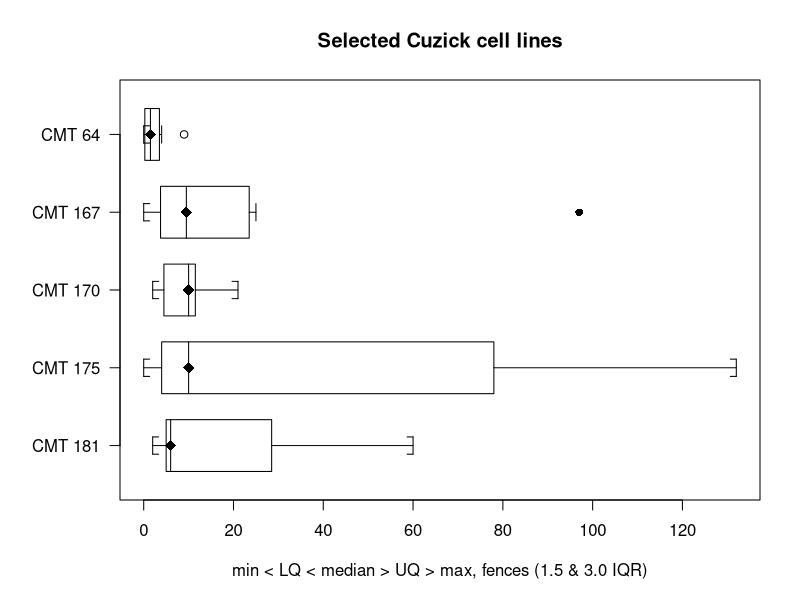

Here is the R script that generated this plot:
# Box and whisker plot: the StatsDirect help data (Cuzick 1985, lung
# metastases in mice by cell line; the test workbook's Nonparametric worksheet
# columns CMT 64 to CMT 181) with one selected chart, as Continue in R produces.
# This independent reference preserves the numerical worked-example checks;
# its fence limits are clamped to the observed range, as in the native renderer.
mets <- list("CMT 64"  = c(0, 0, 1, 1, 2, 2, 4, 9),
             "CMT 167" = c(0, 0, 5, 7, 8, 11, 13, 23, 25, 97),
             "CMT 170" = c(2, 3, 6, 9, 10, 11, 11, 12, 21),
             "CMT 175" = c(0, 3, 5, 6, 10, 19, 56, 100, 132),
             "CMT 181" = c(2, 4, 6, 6, 6, 7, 18, 39, 60))

# StatsDirect's box runs from the lower to the upper quartile, the (n+1)/4th and
# 3(n+1)/4th ordered values with interpolation between neighbours, which is type
# 6 of quantile(); the hinges differ from these quartiles for most sample sizes.
# Its fences are the quartiles minus and plus 1.5 (inner) and 3 (outer) times the
# interquartile range.
six <- function(x) formatC(x, digits = 6, format = "f", drop0trailing = TRUE)
summarise <- function(x) {
  x <- sort(x[!is.na(x)])                 # blank cells are skipped, as in StatsDirect
  q <- quantile(x, c(0.25, 0.5, 0.75), type = 6, names = FALSE)
  iqr <- q[3] - q[1]
  clamp <- function(limits) pmax(min(x), pmin(max(x), limits))
  list(x = x, n = length(x), lq = q[1], median = q[2], uq = q[3],
       inner = clamp(c(q[1] - 1.5 * iqr, q[3] + 1.5 * iqr)),
       outer = clamp(c(q[1] - 3 * iqr, q[3] + 3 * iqr)))
}
for (name in names(mets)) {
  s <- summarise(mets[[name]])
  cat(paste0(name, ":"), "n =", s$n, " min =", six(s$x[1]), " LQ =", six(s$lq),
      " median =", six(s$median), " UQ =", six(s$uq), " max =", six(s$x[s$n]), "\n")
  beyond <- s$x[s$x < s$inner[1] | s$x > s$inner[2]]
  if (length(beyond) > 0) {
    cat("   inner fences", six(s$inner[1]), "to", six(s$inner[2]),
        " outer fences", six(s$outer[1]), "to", six(s$outer[2]),
        " beyond the inner fence:", six(beyond), "\n")
  }
}

# The StatsDirect plot: one box per column, the first at the top, the median
# marked with a filled diamond. With both fence options ticked (the default) a
# whisker stops at the last value inside the inner fence, values beyond it are
# drawn as hollow circles and values beyond the outer fence as filled circles; a
# whisker that reaches the extreme value ends in a bracket. With the fences
# unticked (fences = FALSE) the whiskers run to the minimum and the maximum, as
# in the plot in the help topic.
sd_boxplot <- function(data, fences = TRUE, title = "Box & whisker plot") {
  k <- length(data)
  xlab <- "min < LQ < median > UQ > max"
  if (fences) xlab <- paste0(xlab, ", fences (1.5 & 3.0 IQR)")
  old <- par(mar = c(5, 6, 4, 2))          # room for the column names on the left
  on.exit(par(old))
  plot(range(unlist(data), na.rm = TRUE), c(0, k), type = "n", yaxt = "n",
       ylab = "", xlab = xlab, main = title)
  axis(2, at = k - seq_len(k) + 0.5, labels = names(data), las = 1)
  tip <- 0.01 * diff(range(unlist(data), na.rm = TRUE))   # the bracket's length
  for (i in seq_len(k)) {
    s <- summarise(data[[i]])
    y <- k - i + 0.5
    rect(s$lq, y - 0.333, s$uq, y + 0.333)
    segments(s$median, y - 0.333, s$median, y + 0.333)
    points(s$median, y, pch = 18, cex = 1.5)
    inner <- if (fences) s$inner else range(s$x)
    outer <- if (fences) s$outer else range(s$x)
    ends <- c(min(s$x[s$x >= inner[1]]), max(s$x[s$x <= inner[2]]))
    segments(ends, y, c(s$lq, s$uq), y)
    segments(ends, y - 0.111, ends, y + 0.111)
    if (ends[1] == s$x[1]) segments(ends[1], y + c(-0.111, 0.111), ends[1] + tip)
    if (ends[2] == s$x[s$n]) segments(ends[2], y + c(-0.111, 0.111), ends[2] - tip)
    beyond <- s$x[s$x < inner[1] | s$x > inner[2]]
    filled <- beyond < outer[1] | beyond > outer[2]
    points(beyond, rep(y, length(beyond)), pch = ifelse(filled, 16, 1))
  }
}
sd_boxplot(mets, title = "Selected Cuzick cell lines")
